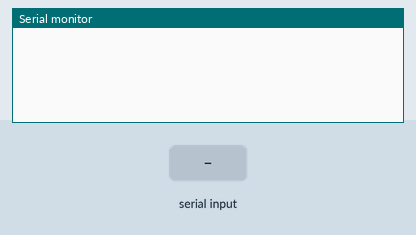
Simulated run of this sketch. Board: Arduino Uno, built with avr-gcc and run on an emulated ATmega328P. Parts: the last lines printed to the serial monitor. The inputs (shaded band) are chosen by the test bench. The modem accepts every AT command (registered, SIM ready, sends succeed) and sends nothing else.

Above: at 1.3 s.
1.4 s: "r\n" received over Serial
At 3.9 s:
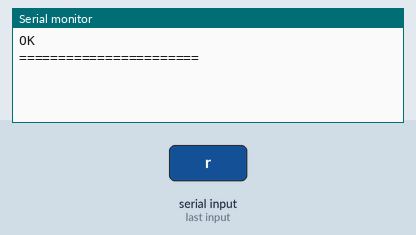
4.4 s: "Change=\n" received over the second serial link
At 6.0 s:
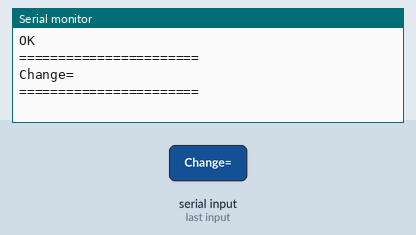
6.9 s: "s\n" received over the second serial link
At 8.8 s:
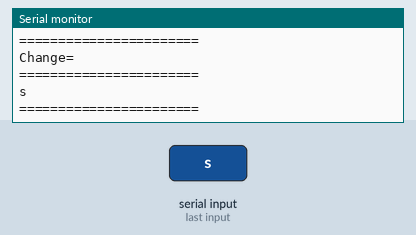
9.3 s: "r\n" received over the second serial link
At 11.4 s:
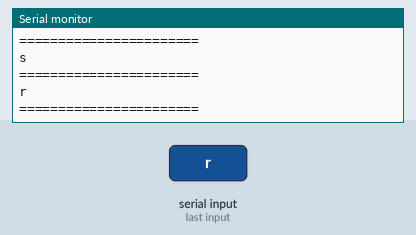
11.7 s: "1\n" received over the second serial link
At 13.7 s:
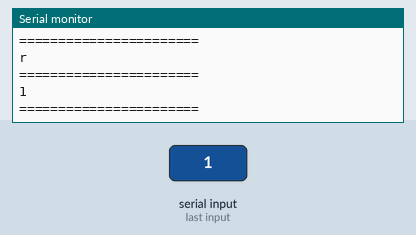

Measured:
- after the input at 1.4 s, the serial monitor: prints a new line after 2.0 s (image 1)
- after the input at 4.4 s, the serial monitor: prints a new line after 1.0 s (image 2)
- after the input at 6.9 s, the serial monitor: prints a new line after 1.0 s (image 3)
- after the input at 9.3 s, the serial monitor: prints a new line after 1.0 s (image 4)
- after the input at 11.7 s, the serial monitor: prints a new line after 1.0 s (image 5)

The sketch:

Change_register_mobile_number_in_gsm.ino
```cpp
 #include <SoftwareSerial.h>

SoftwareSerial mySerial(9,8);
String msg = String(100);
String msg2 = String(100);
String msg3 = String(100);
String reg = "9893868931";
void setup()
{
  mySerial.begin(9600);   // Setting the baud rate of GSM Module
  Serial.begin(9600);    // Setting the baud rate of Serial Monitor (Arduino)
  delay(100);
}


void loop()
{
  if (Serial.available()>0)
   switch(Serial.read())
  {
    case 's':
      SendMessage();
      break;
    case 'r':
      RecieveMessage();
      break;
  }

 if (mySerial.available()>0){
  msg = mySerial.readString();
  Serial.println(msg);

  msg2 = msg.substring(msg.indexOf("\n")+1,msg.length());
  msg3 = msg2.substring(msg2.indexOf("\n")+1,msg2.length());

  if(msg3.indexOf("Change=") != -1){
    reg = msg3.substring(msg3.indexOf("Change=")+7,msg3.indexOf("\n")-1);
     Serial.print("register mobile number changed to");
      Serial.println(reg);
    }

  Serial.println("=======================");
  Serial.println(msg3);
  msg  = "";
  msg2 = "";
  msg3 = "";
 }

}


 void SendMessage()
{
  mySerial.println("AT+CMGF=1");    //Sets the GSM Module in Text Mode
  delay(1000);  // Delay of 1000 milli seconds or 1 second
  mySerial.println("AT+CMGS=\"+91"+reg+"\"\r"); // Replace x with mobile number
  delay(1000);
  mySerial.println("I am SMS from GSM Module");// The SMS text you want to send
  delay(100);
   mySerial.println((char)26);// ASCII code of CTRL+Z
  delay(1000);
}


 void RecieveMessage()
{
  mySerial.println("AT+CNMI=2,2,0,0,0"); // AT Command to receive a live SMS
  delay(1000);
 }
```
